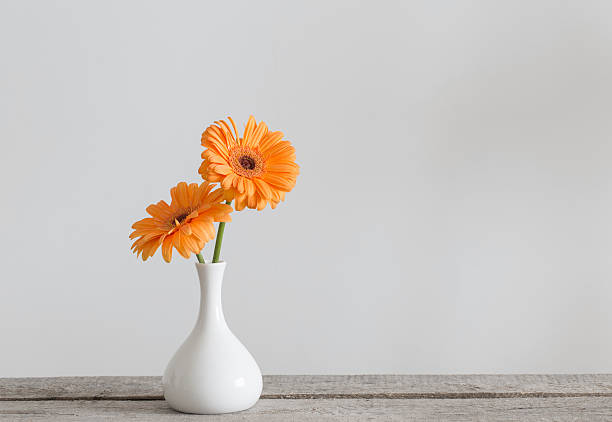
#> input picture images/cicek.jpg, 612 x 422 px, found by its file name
$ python vs4.py
#> lines starting #> are read from the running program, lines starting #| are printed output that depends on the picture
import cv2
import matplotlib.pyplot as plt
import numpy as np
##############################################
# görüntü boyutlarını arama syf12
I=cv2.imread(r"images/cicek.jpg",1)
#> I is the input picture: shape (422, 612, 3); mean B, G, R 194.2, 198.1, 203
bgr_cicek = I.copy()

I_r=bgr_cicek[2] # Kırmızı boyutu ifade etmektedir.
#> I_r = 612 rows, first 8: [210, 208, 207], [210, 208, 207], [210, 208, 207], [210, 208, 207], [210, 208, 207], [210, 208, 207], [210, 208, 207], [210, 208, 207]
I_g=bgr_cicek[1]
#> I_g has the same summary as I_r
I_b=bgr_cicek[0]
#> I_b has the same summary as I_r

bgr_cicek[0]= I_r
bgr_cicek[2]= I_b

I_rgb = cv2.merge(bgr_cicek) # resim yeniden oluşturuluyor

I_b, I_g, I_r = cv2.split(I)
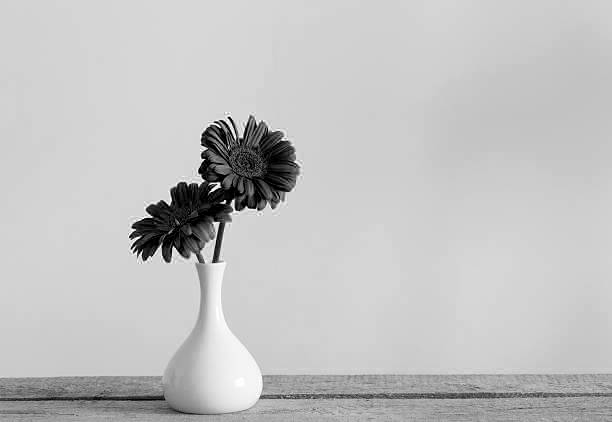
#> I_b: shape (422, 612); min 0, max 255, mean 194.2
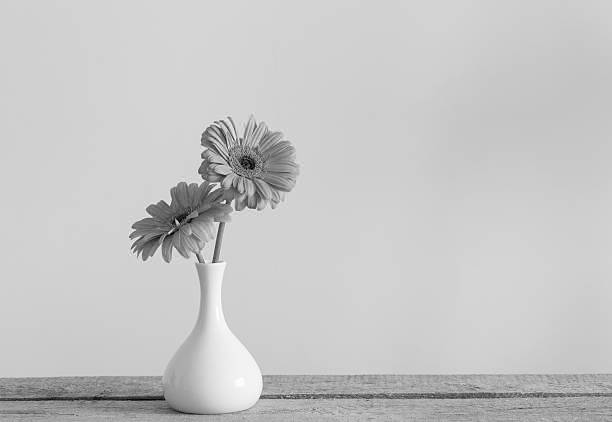
#> I_g: shape (422, 612); min 0, max 255, mean 198.1
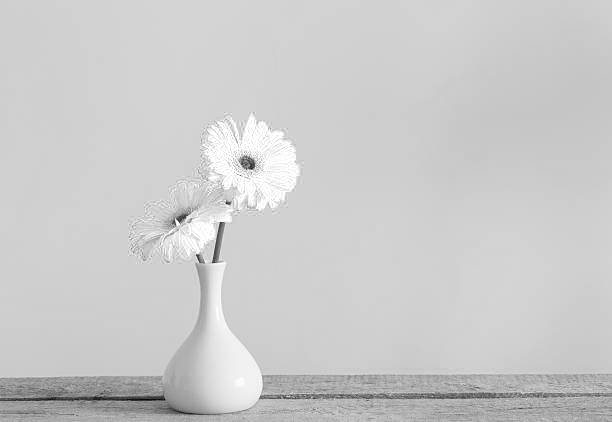
#> I_r: shape (422, 612); min 6, max 255, mean 203
I_rgb = cv2.merge((I_r, I_g, I_b)) # resim yeniden oluşturuyor

cv2.imshow('RGB goruntunun R kanali', I_r)
cv2.imshow('RGB goruntunun G kanali', I_g)
cv2.imshow('RGB goruntunun B kanali', I_b)
cv2.imshow('RGB goruntu', I)

cv2.waitKey(0)
cv2.destroyAllWindows()

plt.imshow(I_rgb)
plt.show()
plt.imshow(I_r)
plt.show()
plt.imshow(I_g)
plt.show()
plt.imshow(I_b)
plt.show()

###################################################################
# Her bir kanal ve RGB görüntüsünü alt grafiklerde göster
plt.figure(figsize=(10, 10))

# RGB görüntüsü
plt.subplot(2, 2, 1)
plt.imshow(I_rgb)
plt.title('RGB Görüntüsü')
plt.axis('off')

# Kırmızı kanal
plt.subplot(2, 2, 2)
plt.imshow(I_r, cmap='Reds')  # Kırmızı kanalı göster
plt.title('Kırmızı Kanal')
plt.axis('off')

# Yeşil kanal
plt.subplot(2, 2, 3)
plt.imshow(I_g, cmap='Greens')  # Yeşil kanalı göster
plt.title('Yeşil Kanal')
plt.axis('off')

# Mavi kanal
plt.subplot(2, 2, 4)
plt.imshow(I_b, cmap='Blues')  # Mavi kanalı göster
plt.title('Mavi Kanal')
plt.axis('off')

# Göster
plt.show()
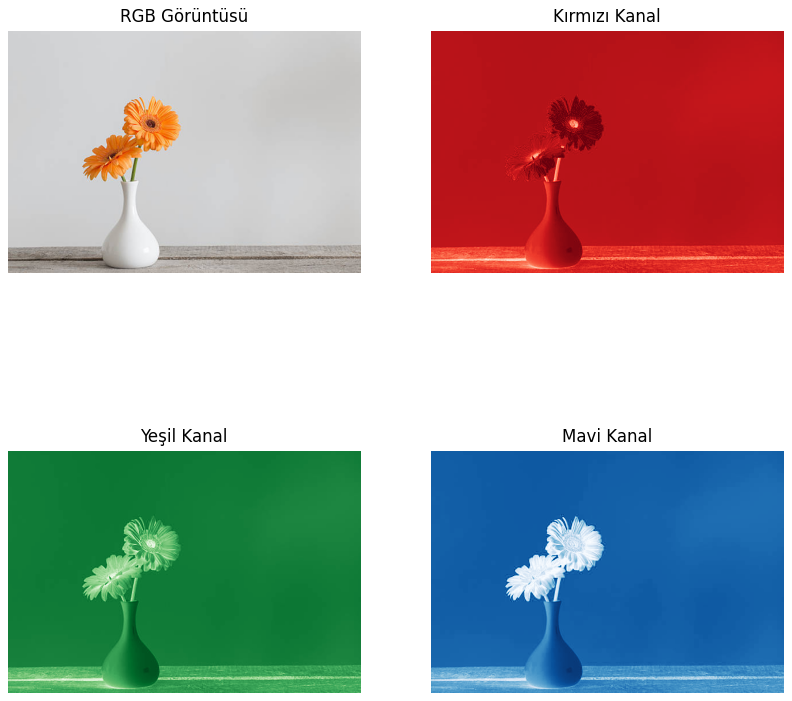
#> figure drawn by matplotlib, 4 panels
